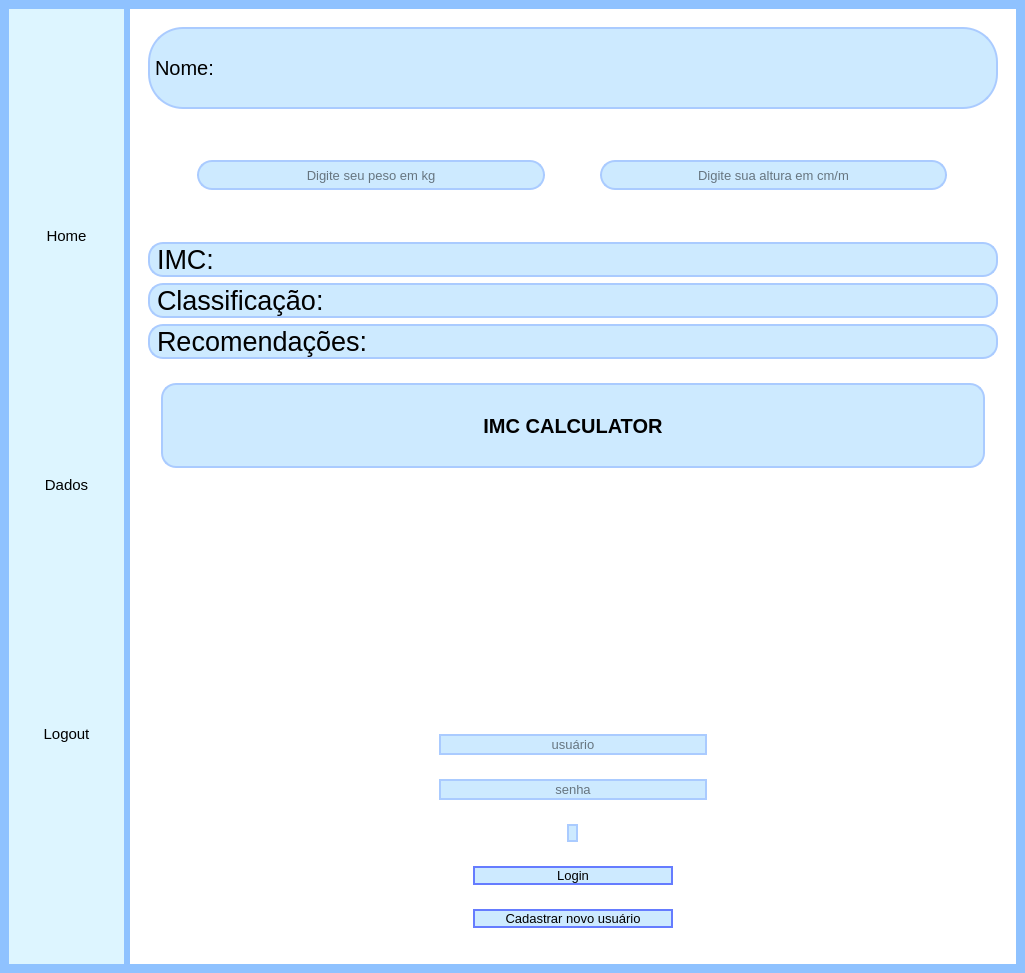
<?xml version="1.0" encoding="UTF-8"?>
<ui version="4.0">
 <class>MainWindow</class>
 <widget class="QMainWindow" name="MainWindow">
  <property name="geometry">
   <rect>
    <x>0</x>
    <y>0</y>
    <width>1025</width>
    <height>973</height>
   </rect>
  </property>
  <property name="windowTitle">
   <string>MainWindow</string>
  </property>
  <property name="styleSheet">
   <string notr="true">background-color: rgb(143, 194, 255);</string>
  </property>
  <widget class="QWidget" name="centralwidget">
   <layout class="QHBoxLayout" name="horizontalLayout">
    <item>
     <widget class="QWidget" name="leftMenu" native="true">
      <property name="sizePolicy">
       <sizepolicy hsizetype="Fixed" vsizetype="Preferred">
        <horstretch>0</horstretch>
        <verstretch>0</verstretch>
       </sizepolicy>
      </property>
      <property name="minimumSize">
       <size>
        <width>115</width>
        <height>0</height>
       </size>
      </property>
      <property name="styleSheet">
       <string notr="true">background-color: rgb(221, 245, 255);</string>
      </property>
      <layout class="QVBoxLayout" name="verticalLayout_2">
       <item>
        <widget class="QPushButton" name="homeButton">
         <property name="sizePolicy">
          <sizepolicy hsizetype="Maximum" vsizetype="Fixed">
           <horstretch>0</horstretch>
           <verstretch>0</verstretch>
          </sizepolicy>
         </property>
         <property name="minimumSize">
          <size>
           <width>0</width>
           <height>0</height>
          </size>
         </property>
         <property name="maximumSize">
          <size>
           <width>100</width>
           <height>50</height>
          </size>
         </property>
         <property name="font">
          <font>
           <pointsize>11</pointsize>
           <weight>50</weight>
           <italic>false</italic>
           <bold>false</bold>
           <underline>false</underline>
           <strikeout>false</strikeout>
           <kerning>true</kerning>
          </font>
         </property>
         <property name="mouseTracking">
          <bool>true</bool>
         </property>
         <property name="focusPolicy">
          <enum>Qt::NoFocus</enum>
         </property>
         <property name="styleSheet">
          <string notr="true">QPushButton{
	border-radius: 25px;
}

QPushButton:hover{
	background-color: rgb(187, 215, 255);
}</string>
         </property>
         <property name="text">
          <string>Home</string>
         </property>
         <property name="icon">
          <iconset>
           <normaloff>home.png</normaloff>home.png</iconset>
         </property>
         <property name="iconSize">
          <size>
           <width>30</width>
           <height>30</height>
          </size>
         </property>
         <property name="default">
          <bool>false</bool>
         </property>
         <property name="flat">
          <bool>false</bool>
         </property>
        </widget>
       </item>
       <item>
        <widget class="QPushButton" name="dadosButton">
         <property name="sizePolicy">
          <sizepolicy hsizetype="Maximum" vsizetype="Fixed">
           <horstretch>0</horstretch>
           <verstretch>0</verstretch>
          </sizepolicy>
         </property>
         <property name="maximumSize">
          <size>
           <width>100</width>
           <height>50</height>
          </size>
         </property>
         <property name="font">
          <font>
           <pointsize>11</pointsize>
          </font>
         </property>
         <property name="focusPolicy">
          <enum>Qt::NoFocus</enum>
         </property>
         <property name="styleSheet">
          <string notr="true">QPushButton{
	border-radius: 25px;
}

QPushButton:hover{
	background-color: rgb(187, 215, 255);
}</string>
         </property>
         <property name="text">
          <string>Dados</string>
         </property>
         <property name="icon">
          <iconset>
           <normaloff>dados.png</normaloff>dados.png</iconset>
         </property>
         <property name="iconSize">
          <size>
           <width>30</width>
           <height>30</height>
          </size>
         </property>
         <property name="flat">
          <bool>true</bool>
         </property>
        </widget>
       </item>
       <item>
        <widget class="QPushButton" name="logoutButton">
         <property name="sizePolicy">
          <sizepolicy hsizetype="Maximum" vsizetype="Fixed">
           <horstretch>0</horstretch>
           <verstretch>0</verstretch>
          </sizepolicy>
         </property>
         <property name="maximumSize">
          <size>
           <width>100</width>
           <height>50</height>
          </size>
         </property>
         <property name="font">
          <font>
           <pointsize>11</pointsize>
           <weight>50</weight>
           <bold>false</bold>
          </font>
         </property>
         <property name="focusPolicy">
          <enum>Qt::NoFocus</enum>
         </property>
         <property name="styleSheet">
          <string notr="true">QPushButton{
	border-radius: 25px;
}

QPushButton:hover{
	background-color: rgb(187, 215, 255);
}</string>
         </property>
         <property name="text">
          <string>Logout</string>
         </property>
         <property name="icon">
          <iconset>
           <normaloff>logout.png</normaloff>logout.png</iconset>
         </property>
         <property name="iconSize">
          <size>
           <width>30</width>
           <height>30</height>
          </size>
         </property>
         <property name="flat">
          <bool>true</bool>
         </property>
        </widget>
       </item>
      </layout>
     </widget>
    </item>
    <item>
     <widget class="QWidget" name="mainBody" native="true">
      <property name="styleSheet">
       <string notr="true">background-color: rgb(255, 255, 255);</string>
      </property>
      <layout class="QVBoxLayout" name="verticalLayout">
       <item>
        <widget class="QWidget" name="widget" native="true">
         <property name="sizePolicy">
          <sizepolicy hsizetype="Preferred" vsizetype="Maximum">
           <horstretch>0</horstretch>
           <verstretch>0</verstretch>
          </sizepolicy>
         </property>
         <property name="minimumSize">
          <size>
           <width>0</width>
           <height>0</height>
          </size>
         </property>
         <property name="maximumSize">
          <size>
           <width>16777215</width>
           <height>100</height>
          </size>
         </property>
         <layout class="QHBoxLayout" name="horizontalLayout_2">
          <item>
           <widget class="QLabel" name="nomeLabel">
            <property name="font">
             <font>
              <pointsize>15</pointsize>
              <weight>50</weight>
              <bold>false</bold>
             </font>
            </property>
            <property name="styleSheet">
             <string notr="true">border: 2px solid;
border-color: rgb(170, 203, 255);
border-radius: 35px;
background-color: rgb(205, 234, 255);</string>
            </property>
            <property name="frameShape">
             <enum>QFrame::NoFrame</enum>
            </property>
            <property name="text">
             <string>Nome:</string>
            </property>
           </widget>
          </item>
         </layout>
        </widget>
       </item>
       <item>
        <widget class="QWidget" name="widget_2" native="true">
         <property name="sizePolicy">
          <sizepolicy hsizetype="Preferred" vsizetype="Maximum">
           <horstretch>0</horstretch>
           <verstretch>0</verstretch>
          </sizepolicy>
         </property>
         <property name="minimumSize">
          <size>
           <width>0</width>
           <height>0</height>
          </size>
         </property>
         <property name="maximumSize">
          <size>
           <width>16777215</width>
           <height>150</height>
          </size>
         </property>
         <layout class="QHBoxLayout" name="horizontalLayout_3">
          <item>
           <widget class="QLabel" name="nada1">
            <property name="text">
             <string/>
            </property>
           </widget>
          </item>
          <item>
           <widget class="QLabel" name="peso">
            <property name="minimumSize">
             <size>
              <width>30</width>
              <height>30</height>
             </size>
            </property>
            <property name="maximumSize">
             <size>
              <width>40</width>
              <height>40</height>
             </size>
            </property>
            <property name="font">
             <font>
              <pointsize>11</pointsize>
             </font>
            </property>
            <property name="text">
             <string/>
            </property>
            <property name="pixmap">
             <pixmap>weight.png</pixmap>
            </property>
            <property name="scaledContents">
             <bool>true</bool>
            </property>
           </widget>
          </item>
          <item>
           <widget class="QLineEdit" name="pesoEdit">
            <property name="minimumSize">
             <size>
              <width>0</width>
              <height>0</height>
             </size>
            </property>
            <property name="maximumSize">
             <size>
              <width>16777215</width>
              <height>30</height>
             </size>
            </property>
            <property name="font">
             <font>
              <pointsize>10</pointsize>
             </font>
            </property>
            <property name="styleSheet">
             <string notr="true">QLineEdit{
	border: 2px solid;
	border-color: rgb(170, 203, 255);
	border-radius: 15px;
	background-color: rgb(205, 234, 255);
}

QLineEdit:Focus{
	border-color: rgb(115, 129, 255)
}</string>
            </property>
            <property name="text">
             <string/>
            </property>
            <property name="alignment">
             <set>Qt::AlignCenter</set>
            </property>
            <property name="placeholderText">
             <string>Digite seu peso em kg</string>
            </property>
           </widget>
          </item>
          <item>
           <widget class="QLabel" name="nada2">
            <property name="text">
             <string/>
            </property>
           </widget>
          </item>
          <item>
           <widget class="QLabel" name="altura">
            <property name="minimumSize">
             <size>
              <width>30</width>
              <height>30</height>
             </size>
            </property>
            <property name="maximumSize">
             <size>
              <width>40</width>
              <height>40</height>
             </size>
            </property>
            <property name="font">
             <font>
              <pointsize>11</pointsize>
             </font>
            </property>
            <property name="text">
             <string/>
            </property>
            <property name="pixmap">
             <pixmap>height.png</pixmap>
            </property>
            <property name="scaledContents">
             <bool>true</bool>
            </property>
           </widget>
          </item>
          <item>
           <widget class="QLineEdit" name="alturaEdit">
            <property name="maximumSize">
             <size>
              <width>16777215</width>
              <height>30</height>
             </size>
            </property>
            <property name="font">
             <font>
              <pointsize>10</pointsize>
             </font>
            </property>
            <property name="styleSheet">
             <string notr="true">QLineEdit{
	border: 2px solid;
	border-color: rgb(170, 203, 255);
	border-radius: 15px;
	background-color: rgb(205, 234, 255);
}

QLineEdit:Focus{
	border-color: rgb(115, 129, 255)
}</string>
            </property>
            <property name="frame">
             <bool>true</bool>
            </property>
            <property name="alignment">
             <set>Qt::AlignCenter</set>
            </property>
            <property name="placeholderText">
             <string>Digite sua altura em cm/m</string>
            </property>
           </widget>
          </item>
          <item>
           <widget class="QLabel" name="nada3">
            <property name="text">
             <string/>
            </property>
           </widget>
          </item>
          <item>
           <widget class="QPushButton" name="calculatorButton">
            <property name="focusPolicy">
             <enum>Qt::NoFocus</enum>
            </property>
            <property name="styleSheet">
             <string notr="true">QPushButton{
	border-radius: 10px;
}

QPushButton:hover{
	background-color: rgb(187, 215, 255);
}</string>
            </property>
            <property name="text">
             <string/>
            </property>
            <property name="icon">
             <iconset>
              <normaloff>Calculator.png</normaloff>Calculator.png</iconset>
            </property>
            <property name="iconSize">
             <size>
              <width>40</width>
              <height>40</height>
             </size>
            </property>
            <property name="flat">
             <bool>true</bool>
            </property>
           </widget>
          </item>
         </layout>
        </widget>
       </item>
       <item>
        <widget class="QWidget" name="widget_3" native="true">
         <property name="sizePolicy">
          <sizepolicy hsizetype="Preferred" vsizetype="Maximum">
           <horstretch>0</horstretch>
           <verstretch>0</verstretch>
          </sizepolicy>
         </property>
         <property name="maximumSize">
          <size>
           <width>16777215</width>
           <height>450</height>
          </size>
         </property>
         <layout class="QVBoxLayout" name="verticalLayout_3">
          <item>
           <widget class="QLabel" name="imc">
            <property name="font">
             <font>
              <pointsize>20</pointsize>
              <weight>50</weight>
              <bold>false</bold>
             </font>
            </property>
            <property name="styleSheet">
             <string notr="true">border: 2px solid;
border-color: rgb(170, 203, 255);
border-radius: 15px;
background-color: rgb(205, 234, 255);</string>
            </property>
            <property name="text">
             <string>IMC:</string>
            </property>
           </widget>
          </item>
          <item>
           <widget class="QLabel" name="classificacao">
            <property name="font">
             <font>
              <pointsize>20</pointsize>
             </font>
            </property>
            <property name="styleSheet">
             <string notr="true">border: 2px solid;
border-color: rgb(170, 203, 255);
border-radius: 15px;
background-color: rgb(205, 234, 255);</string>
            </property>
            <property name="text">
             <string>Classificação:</string>
            </property>
            <property name="alignment">
             <set>Qt::AlignLeading|Qt::AlignLeft|Qt::AlignVCenter</set>
            </property>
           </widget>
          </item>
          <item>
           <widget class="QLabel" name="recomendacao">
            <property name="font">
             <font>
              <pointsize>20</pointsize>
             </font>
            </property>
            <property name="styleSheet">
             <string notr="true">border: 2px solid;
border-color: rgb(170, 203, 255);
border-radius: 15px;
background-color: rgb(205, 234, 255);</string>
            </property>
            <property name="text">
             <string>Recomendações:</string>
            </property>
           </widget>
          </item>
         </layout>
        </widget>
       </item>
       <item>
        <widget class="QWidget" name="widget_4" native="true">
         <property name="sizePolicy">
          <sizepolicy hsizetype="Preferred" vsizetype="Maximum">
           <horstretch>0</horstretch>
           <verstretch>0</verstretch>
          </sizepolicy>
         </property>
         <property name="maximumSize">
          <size>
           <width>16777215</width>
           <height>175</height>
          </size>
         </property>
         <layout class="QHBoxLayout" name="horizontalLayout_4">
          <item>
           <widget class="QLabel" name="nada6">
            <property name="sizePolicy">
             <sizepolicy hsizetype="Maximum" vsizetype="Preferred">
              <horstretch>0</horstretch>
              <verstretch>0</verstretch>
             </sizepolicy>
            </property>
            <property name="text">
             <string/>
            </property>
           </widget>
          </item>
          <item>
           <widget class="QLabel" name="imcCalculator">
            <property name="font">
             <font>
              <pointsize>15</pointsize>
              <weight>75</weight>
              <bold>true</bold>
             </font>
            </property>
            <property name="styleSheet">
             <string notr="true">border: 2px solid;
border-color: rgb(170, 203, 255);
border-radius: 15px;
background-color: rgb(205, 234, 255);</string>
            </property>
            <property name="text">
             <string>IMC CALCULATOR</string>
            </property>
            <property name="alignment">
             <set>Qt::AlignCenter</set>
            </property>
           </widget>
          </item>
          <item>
           <widget class="QLabel" name="nada7">
            <property name="sizePolicy">
             <sizepolicy hsizetype="Maximum" vsizetype="Preferred">
              <horstretch>0</horstretch>
              <verstretch>0</verstretch>
             </sizepolicy>
            </property>
            <property name="text">
             <string/>
            </property>
           </widget>
          </item>
         </layout>
        </widget>
       </item>
       <item>
        <widget class="QWidget" name="widget_5" native="true">
         <property name="sizePolicy">
          <sizepolicy hsizetype="Preferred" vsizetype="Preferred">
           <horstretch>0</horstretch>
           <verstretch>0</verstretch>
          </sizepolicy>
         </property>
         <layout class="QVBoxLayout" name="verticalLayout_4">
          <item>
           <widget class="QWidget" name="widget_6" native="true">
            <property name="sizePolicy">
             <sizepolicy hsizetype="Preferred" vsizetype="Maximum">
              <horstretch>0</horstretch>
              <verstretch>0</verstretch>
             </sizepolicy>
            </property>
            <property name="maximumSize">
             <size>
              <width>16777215</width>
              <height>500</height>
             </size>
            </property>
            <layout class="QHBoxLayout" name="horizontalLayout_5">
             <item>
              <widget class="QLabel" name="label">
               <property name="sizePolicy">
                <sizepolicy hsizetype="Preferred" vsizetype="Maximum">
                 <horstretch>0</horstretch>
                 <verstretch>0</verstretch>
                </sizepolicy>
               </property>
               <property name="minimumSize">
                <size>
                 <width>200</width>
                 <height>200</height>
                </size>
               </property>
               <property name="maximumSize">
                <size>
                 <width>200</width>
                 <height>200</height>
                </size>
               </property>
               <property name="layoutDirection">
                <enum>Qt::LeftToRight</enum>
               </property>
               <property name="autoFillBackground">
                <bool>false</bool>
               </property>
               <property name="text">
                <string/>
               </property>
               <property name="pixmap">
                <pixmap>login.png</pixmap>
               </property>
               <property name="scaledContents">
                <bool>true</bool>
               </property>
               <property name="alignment">
                <set>Qt::AlignCenter</set>
               </property>
               <property name="wordWrap">
                <bool>false</bool>
               </property>
              </widget>
             </item>
            </layout>
           </widget>
          </item>
          <item>
           <widget class="QWidget" name="widget_7" native="true">
            <layout class="QVBoxLayout" name="verticalLayout_5">
             <item>
              <widget class="QWidget" name="widget_8" native="true">
               <layout class="QHBoxLayout" name="horizontalLayout_6">
                <item>
                 <widget class="QLabel" name="nada8">
                  <property name="text">
                   <string/>
                  </property>
                 </widget>
                </item>
                <item>
                 <widget class="QLineEdit" name="usuario">
                  <property name="sizePolicy">
                   <sizepolicy hsizetype="Preferred" vsizetype="Fixed">
                    <horstretch>0</horstretch>
                    <verstretch>0</verstretch>
                   </sizepolicy>
                  </property>
                  <property name="maximumSize">
                   <size>
                    <width>16777215</width>
                    <height>40</height>
                   </size>
                  </property>
                  <property name="font">
                   <font>
                    <pointsize>10</pointsize>
                   </font>
                  </property>
                  <property name="styleSheet">
                   <string notr="true">QLineEdit{
	border: 2px solid;
	border-color: rgb(170, 203, 255);
	border-radius: 15px;
	background-color: rgb(205, 234, 255);
}

QLineEdit:Focus{
	border-color: rgb(115, 129, 255)
}</string>
                  </property>
                  <property name="alignment">
                   <set>Qt::AlignCenter</set>
                  </property>
                  <property name="placeholderText">
                   <string>usuário</string>
                  </property>
                 </widget>
                </item>
                <item>
                 <widget class="QLabel" name="nada9">
                  <property name="text">
                   <string/>
                  </property>
                 </widget>
                </item>
               </layout>
              </widget>
             </item>
             <item>
              <widget class="QWidget" name="widget_9" native="true">
               <layout class="QHBoxLayout" name="horizontalLayout_7">
                <item>
                 <widget class="QLabel" name="nada10">
                  <property name="text">
                   <string/>
                  </property>
                 </widget>
                </item>
                <item>
                 <widget class="QLineEdit" name="senha">
                  <property name="sizePolicy">
                   <sizepolicy hsizetype="Preferred" vsizetype="Fixed">
                    <horstretch>0</horstretch>
                    <verstretch>0</verstretch>
                   </sizepolicy>
                  </property>
                  <property name="maximumSize">
                   <size>
                    <width>16777215</width>
                    <height>40</height>
                   </size>
                  </property>
                  <property name="font">
                   <font>
                    <pointsize>10</pointsize>
                   </font>
                  </property>
                  <property name="styleSheet">
                   <string notr="true">QLineEdit{
	border: 2px solid;
	border-color: rgb(170, 203, 255);
	border-radius: 15px;
	background-color: rgb(205, 234, 255);
}

QLineEdit:Focus{
	border-color: rgb(115, 129, 255)
}</string>
                  </property>
                  <property name="echoMode">
                   <enum>QLineEdit::Password</enum>
                  </property>
                  <property name="alignment">
                   <set>Qt::AlignCenter</set>
                  </property>
                  <property name="placeholderText">
                   <string>senha</string>
                  </property>
                 </widget>
                </item>
                <item>
                 <widget class="QLabel" name="nada11">
                  <property name="text">
                   <string/>
                  </property>
                 </widget>
                </item>
               </layout>
              </widget>
             </item>
             <item>
              <widget class="QWidget" name="widget_13" native="true">
               <layout class="QHBoxLayout" name="horizontalLayout_8">
                <item>
                 <widget class="QLabel" name="labelAviso">
                  <property name="sizePolicy">
                   <sizepolicy hsizetype="Fixed" vsizetype="Preferred">
                    <horstretch>0</horstretch>
                    <verstretch>0</verstretch>
                   </sizepolicy>
                  </property>
                  <property name="styleSheet">
                   <string notr="true">border: 2px solid;
border-color: rgb(170, 203, 255);
border-radius: 15px;
background-color: rgb(205, 234, 255);</string>
                  </property>
                  <property name="text">
                   <string/>
                  </property>
                  <property name="alignment">
                   <set>Qt::AlignCenter</set>
                  </property>
                 </widget>
                </item>
               </layout>
              </widget>
             </item>
             <item>
              <widget class="QWidget" name="widget_12" native="true">
               <layout class="QHBoxLayout" name="horizontalLayout_10">
                <item>
                 <widget class="QPushButton" name="login">
                  <property name="sizePolicy">
                   <sizepolicy hsizetype="Maximum" vsizetype="Fixed">
                    <horstretch>0</horstretch>
                    <verstretch>0</verstretch>
                   </sizepolicy>
                  </property>
                  <property name="maximumSize">
                   <size>
                    <width>200</width>
                    <height>40</height>
                   </size>
                  </property>
                  <property name="font">
                   <font>
                    <pointsize>10</pointsize>
                   </font>
                  </property>
                  <property name="focusPolicy">
                   <enum>Qt::NoFocus</enum>
                  </property>
                  <property name="styleSheet">
                   <string notr="true">QPushButton{
	border: 2px solid;
	border-color:rgb(101, 124, 255);
	border-radius: 15px;
	background-color: rgb(205, 234, 255);
}

QPushButton:hover{
	background-color: rgb(187, 215, 255);
}</string>
                  </property>
                  <property name="text">
                   <string>Login</string>
                  </property>
                  <property name="flat">
                   <bool>true</bool>
                  </property>
                 </widget>
                </item>
               </layout>
              </widget>
             </item>
             <item>
              <widget class="QWidget" name="widget_11" native="true">
               <layout class="QHBoxLayout" name="horizontalLayout_9">
                <item>
                 <widget class="QPushButton" name="cadastrar">
                  <property name="sizePolicy">
                   <sizepolicy hsizetype="Maximum" vsizetype="Fixed">
                    <horstretch>0</horstretch>
                    <verstretch>0</verstretch>
                   </sizepolicy>
                  </property>
                  <property name="maximumSize">
                   <size>
                    <width>200</width>
                    <height>40</height>
                   </size>
                  </property>
                  <property name="font">
                   <font>
                    <pointsize>10</pointsize>
                   </font>
                  </property>
                  <property name="focusPolicy">
                   <enum>Qt::NoFocus</enum>
                  </property>
                  <property name="styleSheet">
                   <string notr="true">QPushButton{
	border: 2px solid;
	border-color: rgb(101, 124, 255);
	border-radius: 15px;
	background-color: rgb(205, 234, 255);
}

QPushButton:hover{
	background-color: rgb(187, 215, 255);
}</string>
                  </property>
                  <property name="text">
                   <string>Cadastrar novo usuário</string>
                  </property>
                  <property name="flat">
                   <bool>true</bool>
                  </property>
                 </widget>
                </item>
               </layout>
              </widget>
             </item>
            </layout>
           </widget>
          </item>
         </layout>
        </widget>
       </item>
      </layout>
      <zorder>widget_3</zorder>
      <zorder>widget_2</zorder>
      <zorder>widget</zorder>
      <zorder>widget_5</zorder>
      <zorder>widget_4</zorder>
     </widget>
    </item>
   </layout>
  </widget>
 </widget>
 <resources/>
 <connections/>
</ui>
